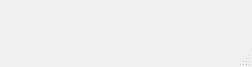
<?xml version="1.0" encoding="UTF-8"?>
<ui version="4.0">
 <class>MainWindow</class>
 <widget class="QMainWindow" name="MainWindow">
  <property name="geometry">
   <rect>
    <x>0</x>
    <y>0</y>
    <width>252</width>
    <height>67</height>
   </rect>
  </property>
  <property name="windowTitle">
   <string>MainWindow</string>
  </property>
  <widget class="QWidget" name="centralWidget"/>
  <widget class="QMenuBar" name="menuBar">
   <property name="geometry">
    <rect>
     <x>0</x>
     <y>0</y>
     <width>252</width>
     <height>26</height>
    </rect>
   </property>
  </widget>
  <widget class="QStatusBar" name="statusBar"/>
 </widget>
 <layoutdefault spacing="6" margin="11"/>
 <resources/>
 <connections/>
</ui>
